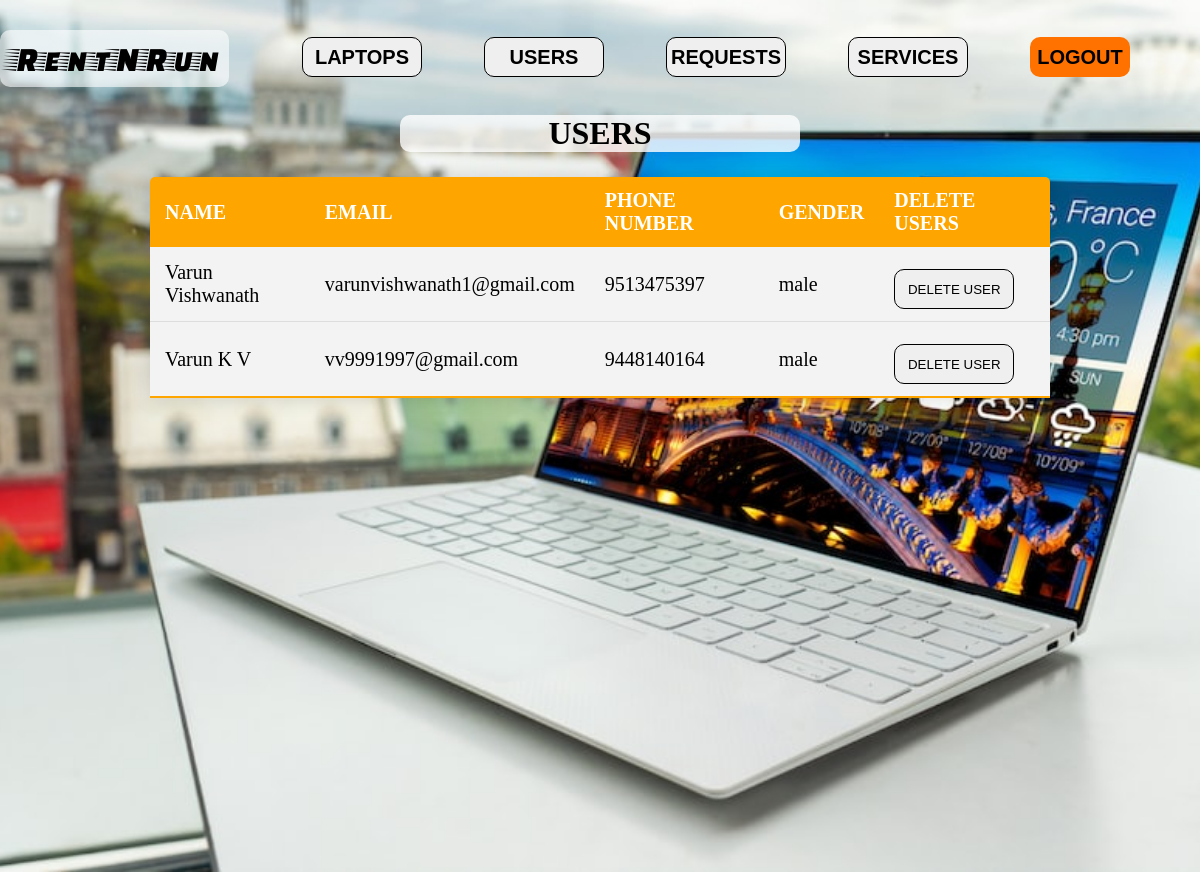
Screenshot of /adminusers.php with the database file from the repository.
### tables this page shows
CREATE TABLE `users` (
  `FNAME` varchar(255) NOT NULL,
  `LNAME` varchar(255) NOT NULL,
  `EMAIL` varchar(255) NOT NULL,
  `PHONE_NUMBER` bigint(11) NOT NULL,
  `PASSWORD` varchar(255) NOT NULL,
  `GENDER` varchar(255) NOT NULL,
  PRIMARY KEY (`EMAIL`)
);

### adminusers.php (the view, shortened to what this page needs)
<!DOCTYPE html>
<html lang="en">
<head>
    <link  rel="stylesheet" href="css/logo.css">
</head>
<body background=images/adminbg1.jpg>
<?php
require_once('connection.php');
$query="select *from users";
$queryy=mysqli_query($con,$query);
?>
<div class="hai">
        <div class="navbar">
        <a href="admindash.php"> <div class="icon">
             <h2 class="logo">RentNRun</h2>
            </div></a>
            <div class="menu">
                <ul>
                    <li><button><a href="adminlaptop.php">LAPTOPS</a></button></li>
                    <li><button><a href="adminusers.php">USERS</a></button></li>
                    <li><button><a href="adminbook.php">REQUESTS</a></button></li>
                    <li><button><a href="ser_request.php">SERVICES</a></button></li>
                  <li> <button class="nn"><a href="index.php">LOGOUT</a></button></li>
                </ul>
            </div>
        </div>
        <div>
            <h1 style="
    text-align: center;
    margin-top: 40px;
    margin-left:auto;
    margin-right:auto;
    width:400px;
    border-radius:10px;
    background: linear-gradient(to top, rgb(255 255 255 / 80%) 50%,rgb(255 255 255 / 80%) 50%); ">USERS </h1>
            <div>
                <div>
                    <table class="content-table">
                <thead>
                    <tr>
                        <th>NAME</th>
                        <th>EMAIL</th>
                        <th>PHONE NUMBER</th>
                        <th>GENDER</th>
                        <th>DELETE USERS</th>
                    </tr>
                </thead>
                <tbody>
                <?php
                while($res=mysqli_fetch_array($queryy)){
                ?>
                <tr  class="active-row">
                    <td><?php echo $res['FNAME']."  ".$res['LNAME'];?></php></td>
                    <td><?php echo $res['EMAIL'];?></php></td>
                    <td><?php echo $res['PHONE_NUMBER'];?></php></td>
                    <td><?php echo $res['GENDER'];?></php></td>
                    <td><button type="submit" class="but" name="approve"><a href="deleteuser.php?id=<?php echo $res['EMAIL']?>">DELETE USER</a></button></td>
                </tr>
               <?php } ?>
                </tbody>
                </table>
                </div>
            </div>
        </div>
</body>
</html>

### css/logo.css (style rules this page uses)
.logo { border-radius: 10px; background: linear-gradient(to top, rgb(255 255 255 / 60%) 50%,rgb(255 255 255 / 60%) 50%); color: #000000; font-size: 35px; font-family: 'Faster One'; font-weight: 100; margin-top:30px; padding:10px; float:left; }
.menu { width: 400px; margin-left: 50px; float: left; height: 70px; }
.menu { width: 400px; float: left; height: 70px; margin-left:40px; font-size: 40px; }
ul li a { text-decoration: none; color: black; font-family: Arial; font-size: 20px; font-weight: bold; transition: 0.4s ease-in-out; }

### adminusers.php (style rules this page uses)
button { margin-top:10px; border:1px solid #000;width:120px;height:40px;border-radius:10px; }
* { margin: 0; padding: 0; }
body { width: 100%; background-repeat: no-repeat fixed; background-position: center; background-size: cover; height: 100vh; overflow: hidden; }
.hai { width: 100%; background: linear-gradient(to top, rgba(0,0,0,0)50%, rgba(0,0,0,0)50%),url("../images/lapbg.jpg"); background-position: center; background-size: cover; height: 109vh; animation: infiniteScrollBg 50s linear infinite; }
.navbar { width: 1200px; height: 75px; margin: auto; }
.icon { width:200px; float: left; height : 70px; }
.menu { width: 400px; float: left; height: 70px; }
ul { float: left; display: flex; justify-content: center; align-items: center; }
ul li { list-style: none; margin-left: 62px; margin-top: 27px; font-size: 14px; }
ul li a { text-decoration: none; color: black; font-family: Arial; font-weight: bold; transition: 0.4s ease-in-out; }
.content-table { border-collapse: collapse; font-size: 20px; min-width: 400px; border-radius: 5px 5px 0 0; overflow: hidden; box-shadow: 0 0 20px rgba(0, 0, 0, 0.15); margin-left: auto; margin-right:auto; margin-top: 25px; width: 900px; height: 150px; }
.content-table thead tr { background-color: orange; color: white; text-align: left; }
.content-table th, .content-table td { padding: 12px 15px; }
.content-table tbody tr { border-bottom: 1px solid #dddddd; }
.content-table tbody tr:nth-of-type(even) { background-color: #f3f3f3; }
.content-table tbody tr:nth-of-type(odd) { background-color: #f3f3f3; }
.content-table tbody tr:last-of-type { border-bottom: 2px solid orange; }
.nn { width:100px; background: #ff7200; border:none; height: 40px; font-size: 18px; border-radius: 10px; cursor: pointer; color:white; transition: 0.4s ease; }
.nn a { text-decoration: none; color: black; font-weight: bold; }
.but a { text-decoration: none; color: black; }

### rows the page displays
users: FNAME "Varun", LNAME "Vishwanath", EMAIL "varunvishwanath1@gmail.com", PHONE_NUMBER "9513475397", GENDER "male"
users: FNAME "Varun", LNAME "K V", EMAIL "vv9991997@gmail.com", PHONE_NUMBER "9448140164", GENDER "male"
